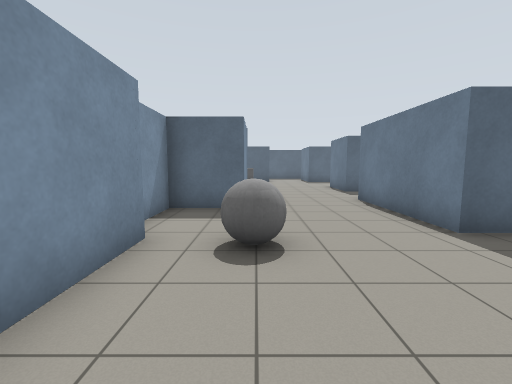
View 1 (above)

15 first-person views from a walk through a robot-simulator world made for Gazebo. The camera is 1.2 m above the floor, tilts 6° down and sees 90° across. The floor is counted in squares, 1 m on a side. Each view is taken from the middle of a square. On the plan, view 1 faces up. The plan holds only what a view shows up to about 12 squares ahead; the rest is blank.

View 2
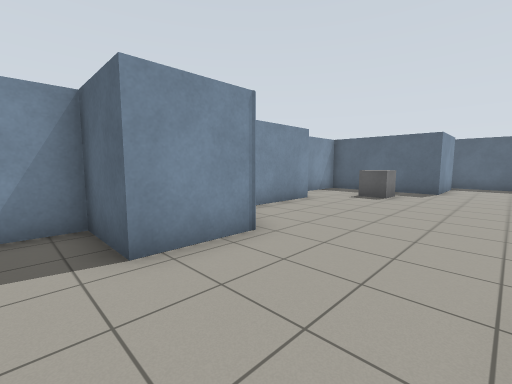

View 3
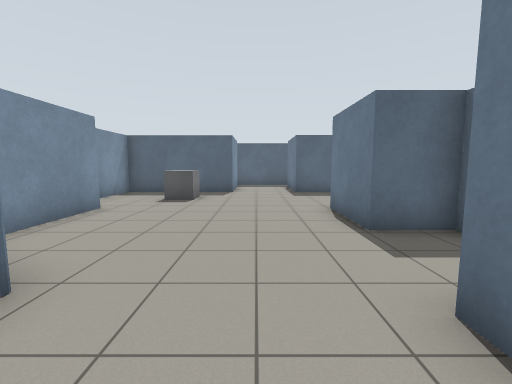

View 4
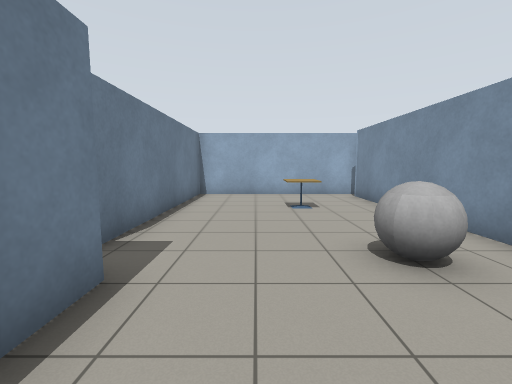

View 5
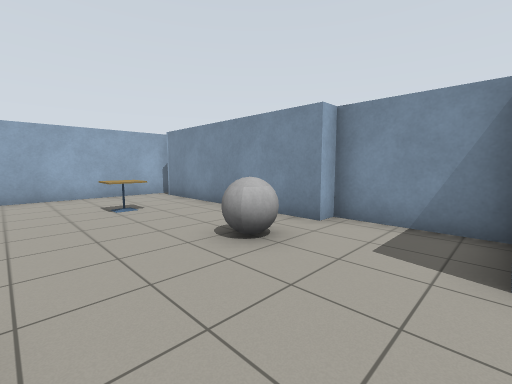

View 6
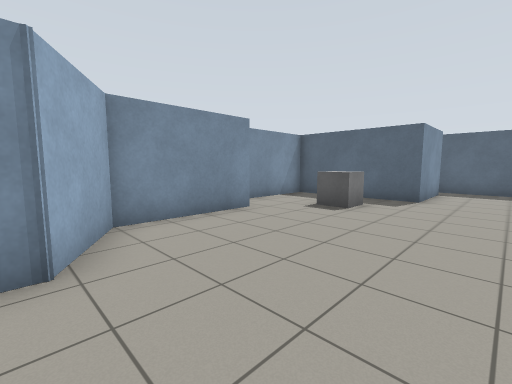

View 7
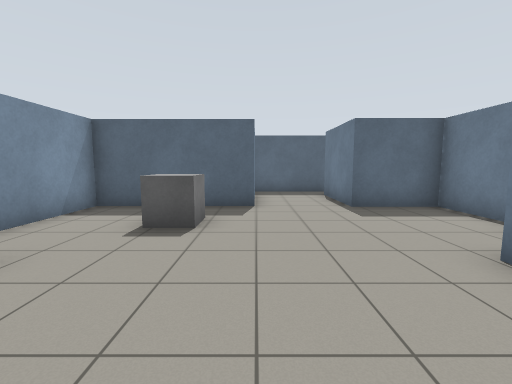

View 8
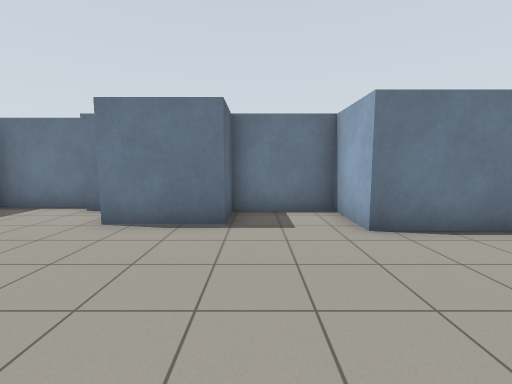

View 9
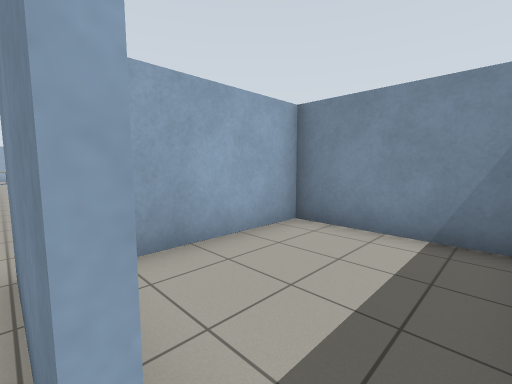

View 10
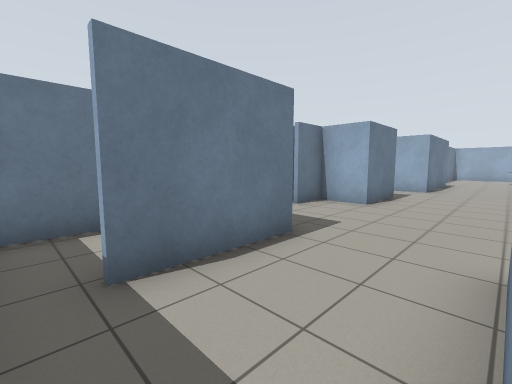

View 11
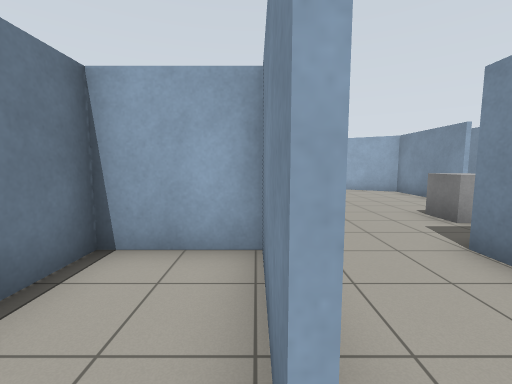

View 12
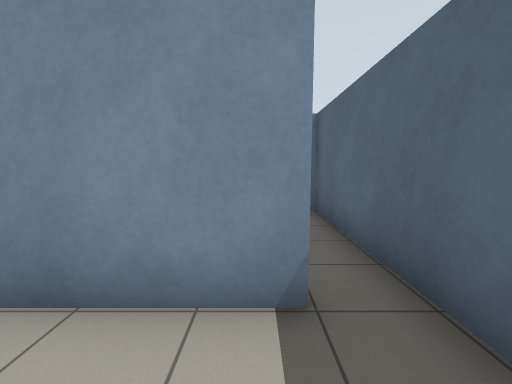

View 13
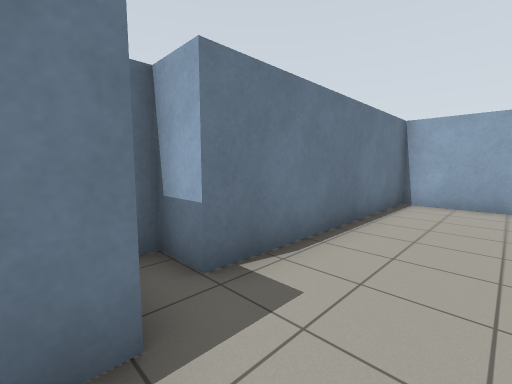

View 14
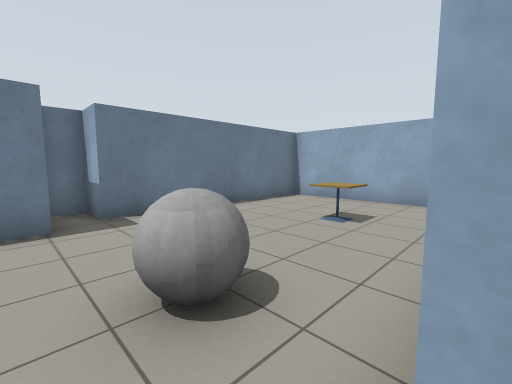

View 15
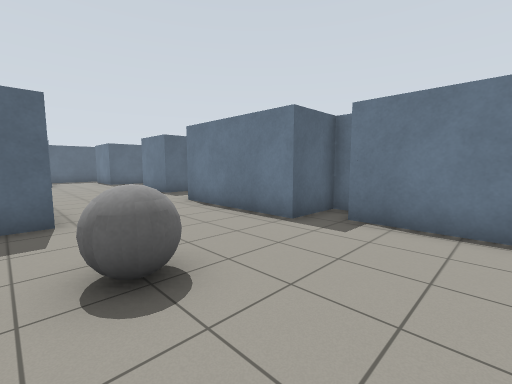

### Floor plan
Points are (right, up) in squares from view 1. A wall is a line through its corners. A room is listed if a view was taken in it or the views show most of it. See-through windows are left out.
Room 1 (views 1, 2, 3, 4, 5, 6, 7, 8, 11, 12, 13, 14, 15)
walls: (-2.4, 14.1) (-2.4, 10.5) (-0.3, 9.3) (-0.3, 7.1) (-2.4, 7.1) (-2.4, 4.1) (-1.8, 4.1) (-1.8, -2.9); (-3.7, 13.1) (-3.7, 12.6); (6.3, 14.9) (6.3, 17.9); (-3.7, 17.9) (-3.7, 15.4); (6.4, 18.4) (3.8, 18.4) (3.8, 21.4); (1, 21.5) (1, 18.4) (-3.7, 18.4); (-2.2, -3.7) (4.3, -3.7) (4.3, 3.5) (5.4, 3.5) (5.4, 4.4) (3.6, 4.4) (3.6, 8.9) (5.7, 8.9) (5.7, 11.6) (4.1, 11.6) (4.1, 14.1) (5.7, 14.1) (5.7, 15.5); (4.1, 22.6) (1.4, 22.6)
ways out: opening at (1, 22) to room 2; opening at (4, 22)
objects: grey box (-1, 16) to (0, 17); grey ball (0, 4); cafe table (1, 0)
Room 2 (views 9, 10)
walls: (1.4, 22.6) (-3.7, 22.6) (-3.7, 17.9); (-3.7, 18.5) (-0.1, 18.5)
ways out: opening at (1, 22) to room 1

Positions as (right, up) in squares from view 1, and headings:
1: (0, 0), facing up
2: (3, 6), facing up-left
3: (2, 7), facing up
4: (2, 7), facing down
5: (3, 7), facing down-left
6: (3, 9), facing up-left
7: (1, 11), facing up
8: (-1, 11), facing right
9: (1, 22), facing down-left
10: (1, 22), facing down-right
11: (4, 22), facing down
12: (3, 21), facing left
13: (2, 5), facing down-right
14: (-2, 5), facing down-right
15: (-1, 1), facing up-right
